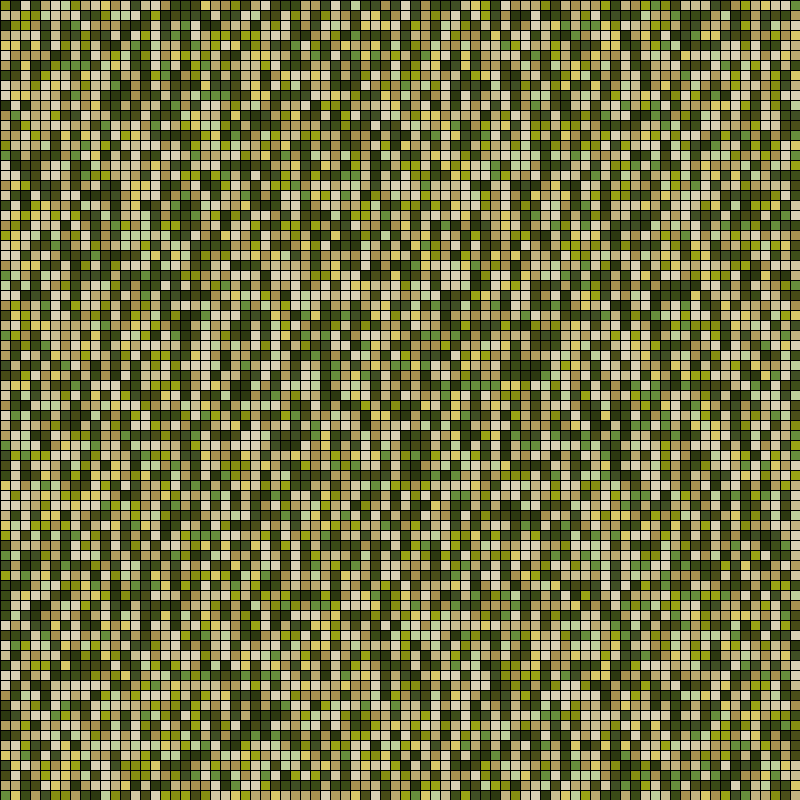
Frame 1 (no input)
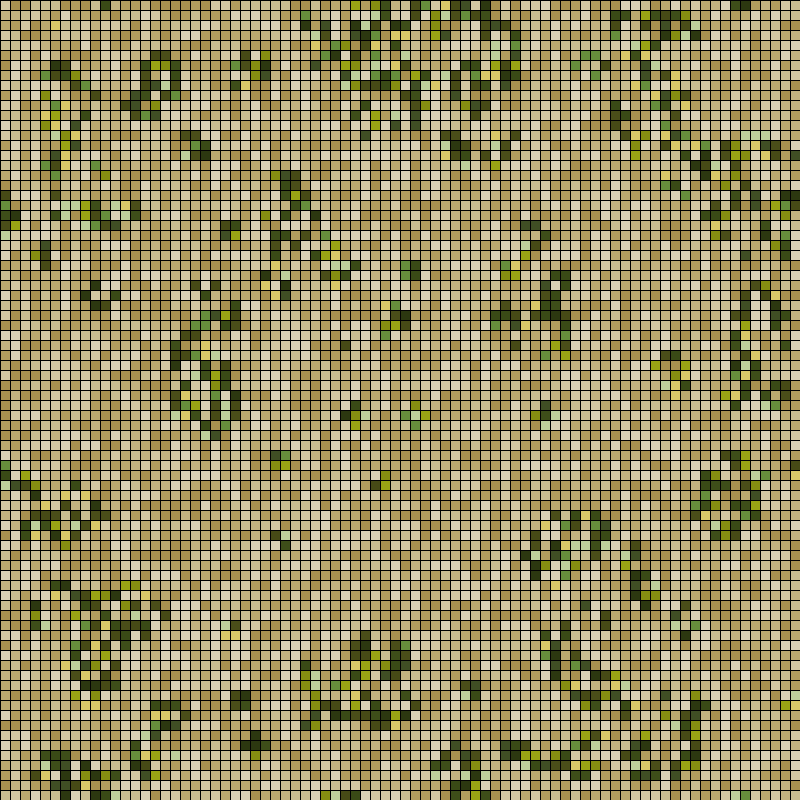
Frame 60 (the mouse pressed at the canvas centre just before this capture)
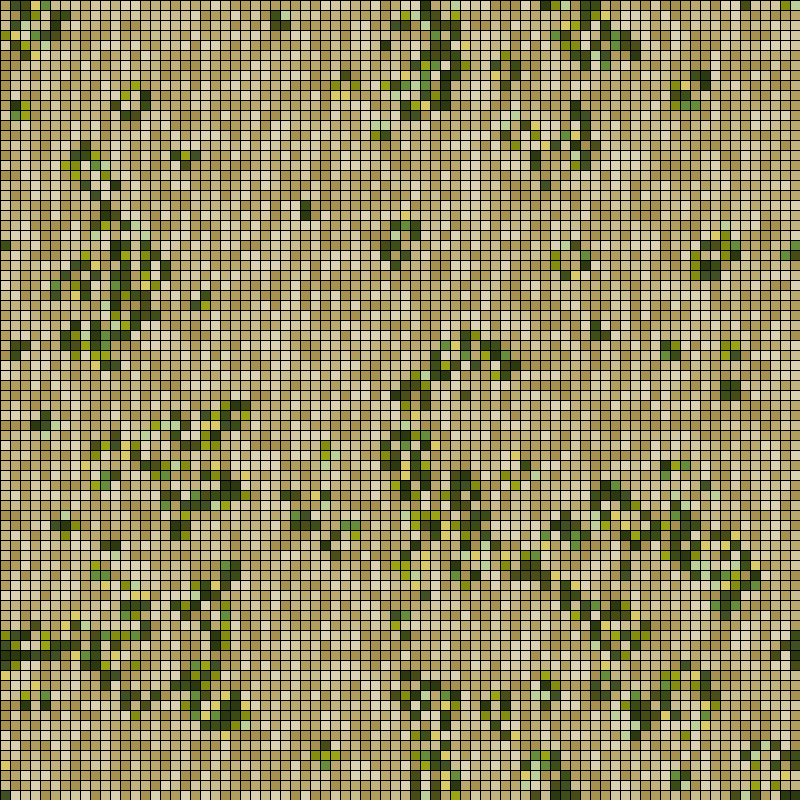
Frame 120 (the mouse held since frame 60 and released just before this capture)

The Processing sketch that drew these frames (run headless with seeded random() and noise(); from frame 60 on, the mouse is pressed at the canvas centre):

// Processing sketch: game_of_life_demo
// ── game_of_life_demo.pde
// code modified from Daniel Shiffman's Nature of Code
// 


game my_game;

void setup() {
  
  frameRate(5);
  size(800, 800);
  my_game = new game();
}

void draw() {
  background(255);

  my_game.generate();
  my_game.display();
}

// reset board when mouse is pressed
void mousePressed() {
  my_game.init();
}

// ── cell.pde
class Cell {
  
  color[] colors1 = {color(219,209,180),color(219,202,105),color(189,208,156),color(71,75,22),color(58,75,22),color(75,78,25),color(62,78,25),color(133,141,17),color(102,141,60),color(44,56,16),color(154,164,20),color(64,79,36)};
  color[] colors2 = {color(166,145,80), color(177,157,94), color(186,168,111), color(194,178,128), color(202,188,145), color(211,199,162), color(219,209,180)};
  
  
  float x, y;
  float w;

  int state;
  int previous;

  Cell(float x_, float y_, float w_) {
    x = x_;
    y = y_;
    w = w_;
    
    state = int(random(2));
    previous = state;
  }
  
  void savePrevious() {
    previous = state; 
  }

  void newState(int s) {
    state = s;
  }

  void display() {
    if (previous == 0 && state == 1) fill(colors1[int(random(colors1.length))]);
    else if (state == 1) fill(colors1[int(random(colors1.length))]);
    else if (previous == 1 && state == 0) fill(colors1[int(random(colors1.length))]);
    else fill(colors2[int(random(colors2.length))]); 
    stroke(0);
    rect(x, y, w, w);
  }
}

// ── game.pde
class game {

  int w = 10;
  int columns, rows;

  // Game of life board
  Cell[][] board;


  game() {
    // Initialize rows, columns and set-up arrays
    columns = width/w;
    rows = height/w;
    board = new Cell[columns][rows];
    init();
  }

  void init() {
    for (int i = 0; i < columns; i++) {
      for (int j = 0; j < rows; j++) {
        board[i][j] = new Cell(i*w, j*w, w);
      }
    }
  }

  // The process of creating the new generation
  void generate() {
     for ( int i = 0; i < columns;i++) {
      for ( int j = 0; j < rows;j++) {
        board[i][j].savePrevious();
      }
    }
    

    // Loop through every spot in our 2D array and check spots neighbors
    for (int x = 0; x < columns; x++) {
      for (int y = 0; y < rows; y++) {

        // Add up all the states in a 3x3 surrounding grid
        int neighbors = 0;
        for (int i = -1; i <= 1; i++) {
          for (int j = -1; j <= 1; j++) {
            neighbors += board[(x+i+columns)%columns][(y+j+rows)%rows].previous;
          }
        }

        // A little trick to subtract the current cell's state since
        // we added it in the above loop
        neighbors -= board[x][y].previous;

        // Rules of Life
        if      ((board[x][y].state == 1) && (neighbors <  2)) board[x][y].newState(0);           // Loneliness
        else if ((board[x][y].state == 1) && (neighbors >  3)) board[x][y].newState(0);           // Overpopulation
        else if ((board[x][y].state == 0) && (neighbors == 3)) board[x][y].newState(1);           // Reproduction
        // else do nothing!
      }
    }
  }

  // This is the easy part, just draw the cells, fill 255 for '1', fill 0 for '0'
  void display() {
    for ( int i = 0; i < columns;i++) {
      for ( int j = 0; j < rows;j++) {
        board[i][j].display();
      }
    }
  }
}
